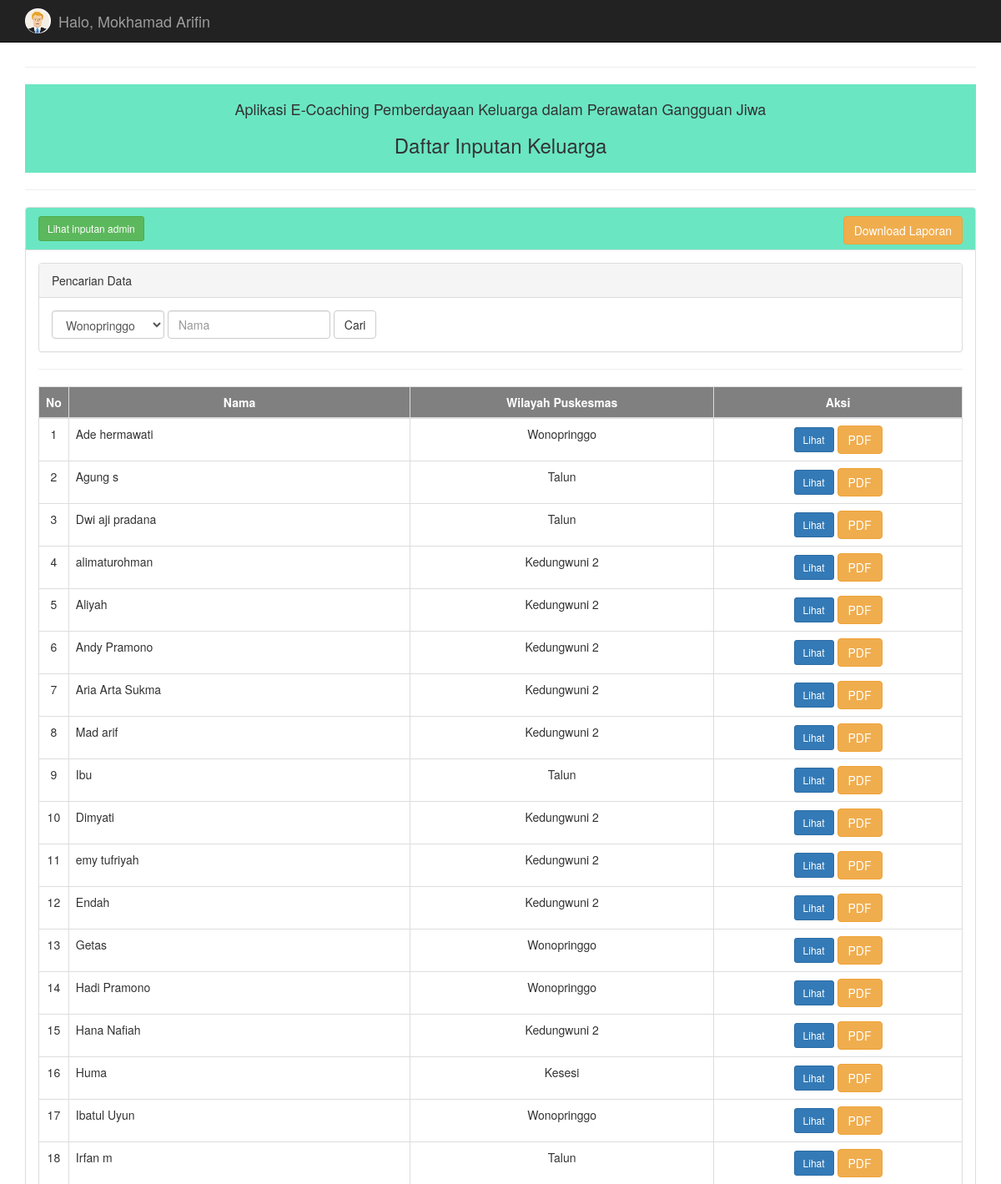
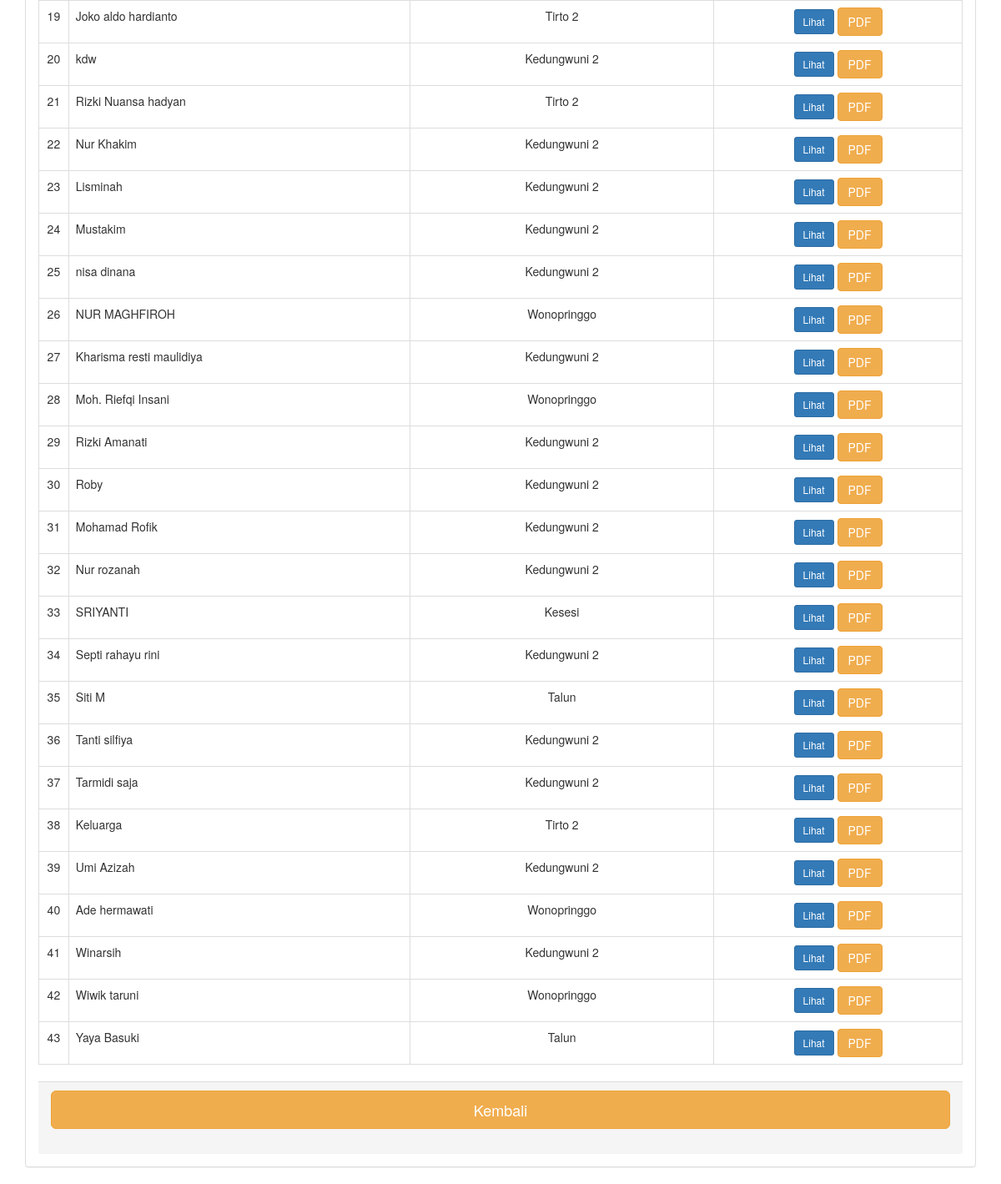
The page /hasil/hasil.php (signed in) on the database its author committed (2 pictures, top to bottom).
### tables this page shows
CREATE TABLE `user` (
  `username` varchar(20) NOT NULL,
  `password` varchar(50) NOT NULL,
  `level` enum('Administrator','Perawat','Kader','Dinas','Dokter','Keluarga') NOT NULL,
  `nama` varchar(200) NOT NULL,
  `no_hp` varchar(100) NOT NULL,
  `puskesmas` varchar(100) NOT NULL
);

### hasil/hasil.php (the view, shortened to what this page needs)
<?php
include "../connection.php";
?>
<!DOCTYPE html>
<html>
<head>
    <link rel="stylesheet" href="../assets/bootstrap/css/bootstrap.min.css">
    <link rel="stylesheet" href="../assets/font-awesome/css/font-awesome.min.css">
</head>
<body>
    <nav class="navbar navbar-inverse navbar-fixed-top" role="navigation">
        <div class="container">
            <div class="navbar-header">
                <a class="navbar-brand" href="#">
                    <?php
                    echo "<img style='height: 30px; margin-top: -5px;' src='../assets/img/icon/avatar.png' class='img-circle'>";
                    ?>
                    <div class="pull-left">
                        <p style="margin: -25px 40px 10px;">Halo, <?php echo $_SESSION['nama']; ?></p>
                    </div>
                </a>
            </div>
        </div>
    </nav>
    <div class="container" style="margin-top:60px">
        <hr>
        <div class="d" style="background-color: #6ae6c2; padding:10px;">
            <h4 align=center>Aplikasi E-Coaching Pemberdayaan Keluarga dalam Perawatan Gangguan Jiwa</h4>
            <h3 align=center>Daftar Inputan Keluarga</h3>
        </div>
        <hr>
        <div class="panel panel-default">
            <div class="panel-heading" style="background-color: #6ae6c2; color: black;">
                <a href="tema2.php?username=admin" class="btn btn-success btn-sm">Lihat inputan admin</a>
                <div class="pull-right">
                    <a href="print.php"><button type="button" class="btn btn-warning">Download Laporan</button></a>
                </div>
            </div>
            <div class="panel-body">
                <div class="panel panel-default">
                    <div class="panel-heading">
                        Pencarian Data
                    </div>
                    <div class="panel-body">
                        <form class="form-inline" method="GET">
                            <div class="form-group">
                                <select name="keyword1" id="" class="form-control">
                                    <option value="Wonopringgo" <?= ($_SESSION['puskesmas'] == 'Wonopringgo') ? 'selected' : '' ?>>Wonopringgo</option>
                                </select>
                            </div>
                            <div class="form-group">
                                <input type="text" class="form-control" name="keyword2" placeholder="Nama">
                            </div>
                            <button type="submit" class="btn btn-default">Cari</button>
                        </form>
                    </div>
                </div>
                <hr>
                <div class="table-responsive">
                    <table class="table table-bordered">
                        <thead style="background-color: grey; color: white;">
                            <tr>
                                <th class="text-center" width="30">No</th>
                                <th class="text-center">Nama</th>
                                <th class="text-center">Wilayah Puskesmas</th>
                                <th class="text-center">Aksi</th>
                            </tr>
                        </thead>
                        <tbody>
                            <?php
                            $no = 1;
                            if (isset($_GET['keyword1']) && isset($_GET['keyword2'])) {
                                $wilayah  = $_GET['keyword1'];
                                $nama     = $_GET['keyword2'];
                                $data = mysqli_query($connection, "select * from user where nama like '%" . $nama . "%' and puskesmas like '%" . $wilayah . "%' and level = 'Keluarga'");
                            } else {
                                $data = mysqli_query($connection, "select * from user where level ='Keluarga' ");
                            }
                            while ($d = mysqli_fetch_array($data)) {
                            ?>
                                <tr>
                                    <td class="text-center"><?php echo $no++; ?></td>
                                    <td><?php echo $d['nama']; ?></td>
                                    <td class="text-center"><?php echo $d['puskesmas']; ?></td>
                                    <td class="text-center">
                                        <a href="tema.php?username=<?= $d['username'] ?>" class="btn btn-primary btn-sm">Lihat</a>
                                        <a href="print2.php?username=<?= $d['username'] ?>"><button type="button" class="btn btn-warning">PDF</button></a>
                                    </td>
                                </tr>
                            <?php
                            }
                            ?>
                        </tbody>
                    </table>
                </div>
                <div class="panel-footer">
                    <?php if ($_SESSION['level'] == 'Administrator') { ?>
                        <a href="../ecoaching.php"><button type="button" class="btn btn-warning btn-lg btn-block ">Kembali</button></a><BR>
                    <?php } else if ($_SESSION['level'] == 'Perawat') { ?>
                        <a href="../halperawat.php"><button type="button" class="btn btn-warning btn-lg btn-block ">Kembali</button></a><BR>
                    <?php } ?>
                </div>
            </div>
        </div>
</body>
</html>

### rows shown on the page
user: nama "Ade hermawati", puskesmas "Wonopringgo"
user: nama "Agung s", puskesmas "Talun"
user: nama "Dwi aji pradana", puskesmas "Talun"
user: nama "alimaturohman", puskesmas "Kedungwuni 2"
user: nama "Aliyah", puskesmas "Kedungwuni 2"
user: nama "Andy Pramono", puskesmas "Kedungwuni 2"
user: nama "Aria Arta Sukma", puskesmas "Kedungwuni 2"
user: nama "Mad arif", puskesmas "Kedungwuni 2"
user: nama "Ibu", puskesmas "Talun"
user: nama "Dimyati", puskesmas "Kedungwuni 2"
user: nama "emy tufriyah", puskesmas "Kedungwuni 2"
user: nama "Endah", puskesmas "Kedungwuni 2"
user: nama "Getas", puskesmas "Wonopringgo"
user: nama "Hadi Pramono", puskesmas "Wonopringgo"
user: nama "Hana Nafiah", puskesmas "Kedungwuni 2"
user: nama "Huma", puskesmas "Kesesi"
user: nama "Ibatul Uyun", puskesmas "Wonopringgo"
user: nama "Irfan m", puskesmas "Talun"
user: nama "Joko aldo hardianto", puskesmas "Tirto 2"
user: nama "kdw", puskesmas "Kedungwuni 2"
user: nama "Rizki Nuansa hadyan", puskesmas "Tirto 2"
user: nama "Nur Khakim", puskesmas "Kedungwuni 2"
user: nama "Lisminah", puskesmas "Kedungwuni 2"
user: nama "Mustakim", puskesmas "Kedungwuni 2"
user: nama "nisa dinana", puskesmas "Kedungwuni 2"
user: nama "NUR MAGHFIROH", puskesmas "Wonopringgo"
user: nama "Kharisma resti maulidiya", puskesmas "Kedungwuni 2"
user: nama "Moh. Riefqi Insani", puskesmas "Wonopringgo"
user: nama "Rizki Amanati", puskesmas "Kedungwuni 2"
user: nama "Roby", puskesmas "Kedungwuni 2"
user: nama "Mohamad Rofik", puskesmas "Kedungwuni 2"
user: nama "Nur rozanah", puskesmas "Kedungwuni 2"
user: nama "SRIYANTI", puskesmas "Kesesi"
user: nama "Septi rahayu rini", puskesmas "Kedungwuni 2"
user: nama "Siti M", puskesmas "Talun"
user: nama "Tanti silfiya", puskesmas "Kedungwuni 2"
user: nama "Tarmidi saja", puskesmas "Kedungwuni 2"
user: nama "Keluarga", puskesmas "Tirto 2"
user: nama "Umi Azizah", puskesmas "Kedungwuni 2"
user: nama "Ade hermawati", puskesmas "Wonopringgo"
user: nama "Winarsih", puskesmas "Kedungwuni 2"
user: nama "Wiwik taruni", puskesmas "Wonopringgo"
user: nama "Yaya Basuki", puskesmas "Talun"

### other values the page prints
$_SESSION['nama'] "Mokhamad Arifin"
